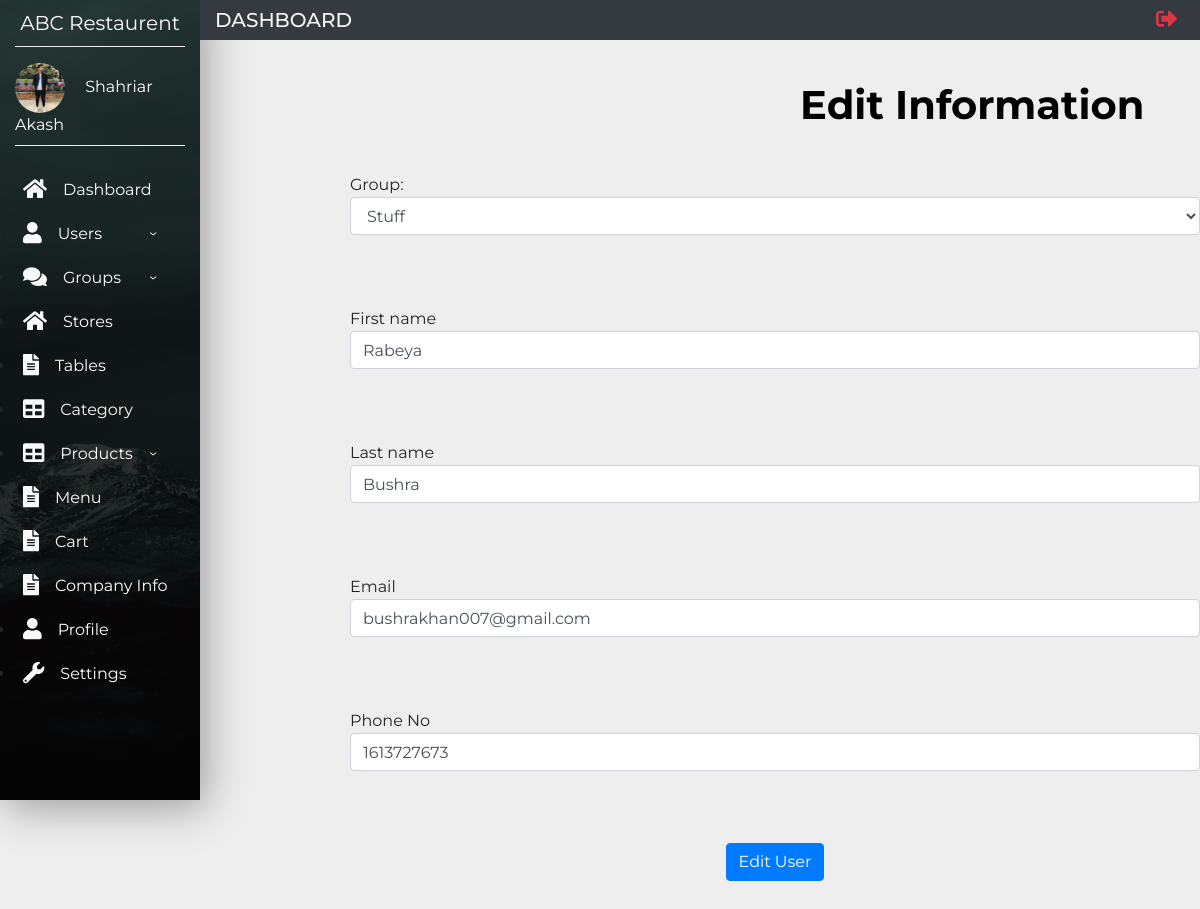
The page /views/edituser.php?id=2 (signed in) on the database its author committed.
### tables this page shows
CREATE TABLE `userinfo` (
  `userid` int(11) NOT NULL,
  `firstName` varchar(80) NOT NULL,
  `lastName` varchar(80) DEFAULT NULL,
  `email` varchar(80) NOT NULL,
  `password` varchar(80) NOT NULL,
  `groupId` int(11) NOT NULL,
  `gender` varchar(20) NOT NULL,
  `phoneNo` int(11) NOT NULL
);

CREATE TABLE `usergroup` (
  `groupId` int(11) NOT NULL,
  `groupName` varchar(50) NOT NULL,
  `description` varchar(1000) NOT NULL,
  `status` varchar(50) NOT NULL
);

### models/database.php (called while the page is built, shortened)
<?php
	$serverName="localhost";
	$username="root";
	$password="";
	$db_name="wt_project";
	function get($query)
	{
		$data=array();
		global $serverName,$username,$password,$db_name;
		$conn=mysqli_connect($serverName,$username,$password,$db_name);
		$result=mysqli_query($conn,$query);
		if(mysqli_num_rows($result) > 0)
		{
			while($row=mysqli_fetch_assoc($result))
			{
				$entity=array();
				foreach($row as $k=>$v)
				{
					$entity[$k]=$row[$k];
				}
				$data[]=$entity;
			}
		}
		return $data;
	}
?>

### controllers/edituserController.php (called while the page is built, shortened)
<?php
    include_once '../models/database.php';
    function getinfo($id)
    {
        $query="SELECT * FROM userinfo WHERE userId=$id";
        $user=get($query);
        return $user[0];
    }
?>

### controllers/groupsController.php (called while the page is built, shortened)
<?php
    include_once '../models/database.php';
    function getGroup($id)
    {
        $query="SELECT * FROM usergroup WHERE groupId=$id";
        $group=get($query);
        return $group[0];
    }
?>

### views/edituser.php (the view, shortened to what this page needs)
<?php
    include_once 'Main.php';
    include_once '../controllers/edituserController.php';
    include_once '../controllers/groupsController.php';
    $uId=$_GET['id'];
    $user=getinfo($uId);
    $grp=getGroup($user['groupId']);
?>
<div class='orderinner'>
   <h1 class="userh1"> <b> Edit Information </b> </h1>
   <form name="userform" onsubmit="return validate_adduser()" class="user_form" action="../controllers/edituserController.php" method="post">
        <br>
        Group:<br>
			<select name="groupId" id="groupId" class="form-control">
                <option disabled selected> <?php echo $grp['groupName'];?> </option>
            </select> <br><br><br>
        First name <br> <input class="form-control" type="text" id="fname" name="fname"   placeholder="Enter First Name" value="<?php echo $user['firstName'];?>">
        <br><span class="text-danger font-weight-bold" id="err_fname"></span>
        <br><br>
        Last name <br><input class="form-control" type="text" id="lname" name="lname"  placeholder="Enter Last Name" value="<?php echo $user['lastName'];?>"><br>
        <span class="text-danger font-weight-bold" id="err_lname"></span><br><br>
        Email <br> <input class="form-control" id="email"  type="text" name="email" id="email"  placeholder="Enter Email" value="<?php echo $user['email'];?>">
        <br><span class="text-danger font-weight-bold" id="err_email"></span><br><br>
        Phone No <br> <input class="form-control"  type="text" name="pnumber" id="pnumber"  placeholder="Enter Phone Number" value="<?php echo $user['phoneNo'];?>" ><br>
        <span class="text-danger font-weight-bold" id="err_number"></span><br><br>
		<div align="center">
        <p>	<input type="submit" name="add_user" class="btn btn-primary" value="Edit User"></p> <br>
        </div>
        <br><br><br>
	</form>
        </div>
<?php include_once('Adminfooter.php') ?>

### views/Main.php (shortened to what this page needs)
<?php
    include_once '../models/database.php';
    $id=$_COOKIE['name'];
    function GetUser($id)
    {
        $query="SELECT * FROM userinfo WHERE userId=$id";
        $user=get($query);
        return $user[0];
    }
    $user=GetUser($id);
    $userName=$user["firstName"].' '.$user["lastName"];
?>
<!doctype html>
<html lang="en">
<head>
    <link rel="stylesheet" href="https://stackpath.bootstrapcdn.com/bootstrap/4.1.1/css/bootstrap.min.css"
>
    <link rel="stylesheet" href="styles/Adduser.css">
    <link rel="stylesheet" href="styles/companyinfo.css">
    <link rel="stylesheet" href="styles/profile.css">
    <link rel="stylesheet" href="styles/setting.css">
    <link rel="stylesheet" href="styles/style.css">
    <link rel="stylesheet" href="styles/Addproduct.css">
    <link rel="stylesheet" href="styles/AddGroup.css">
    <link rel="stylesheet" href="styles/ManageGroup.css">
    <link rel="stylesheet" href="styles/ManageUser.css">
    <link rel="stylesheet" href="styles/store.css">
</head>
<body>
    <nav class="navbar navbar-expand-md navbar-light">
        <div class="collapse navbar-collapse" id="myNavbar">
            <div class="container-fluid">
                <div class="row">
                    <div class="col-xl-2 col-lg-3 col-md-4 sidebar fixed-top">
                        <a href="#"
                            class="navbar-brand text-white d-block mx-auto text-center py-2 mb-3 bottom-border">ABC
                            Restaurent</a>
                        <div class="bottom-border pb-2">
                            <img src="images/admin.jpg" width="50" class="rounded-circle mr-3">
                            <span class="text-white">
                            <?php
                                echo $userName;
                            ?>
                            </span>
                        </div>
                        <ul class="menu-ul flex-column mt-4">
                            <li class="nav-item"><a href="Dashboard.php" class="nav-link text-white p-2 mb-1 sidebar-link"><i
                                        class="fas fa-home text-light fa-lg mr-3"></i>Dashboard</a></li>
                            <li id="user-nav"><a href="#" class="nav-link text-white p-2 mb-1 sidebar-link ">
                              <i class="fas fa-user text-light fa-lg mr-3"></i>Users</a>
                            </li>
                            <li id="Group-nav"><a href="#" class="nav-link text-white p-2 mb-1 sidebar-link"><i
                                    class="fas fa-comments text-light fa-lg mr-3"></i>Groups</a>
                            </li>
                            <li class="nav-item"><a href="store.php" class="nav-link text-white p-2 mb-1 sidebar-link"><i
                                        class="fas fa-home text-light fa-lg mr-3"></i>Stores</a></li>
                            <li class="nav-item"><a href="tables.php" class="nav-link text-white p-2 mb-1 sidebar-link"><i
                                        class="fas fa-file-alt text-light fa-lg mr-3"></i>Tables</a></li>
                            <li class="nav-item"><a href="category.php" class="nav-link text-white p-2 mb-1 sidebar-link"><i
                                        class="fas fa-table text-light fa-lg mr-3"></i>Category</a></li>
                            <li id="product-nav"><a href="#" class="nav-link text-white p-2 mb-1 sidebar-link"><i
                                        class="fas fa-table text-light fa-lg mr-3"></i>Products</a>
                            <li class="nav-item"><a href="menu.php" class="nav-link text-white p-2 mb-1 sidebar-link"><i
                                        class="fas fa-file-alt text-light fa-lg mr-3"></i>Menu</a></li>
                            <li class="nav-item"><a href="cart.php" class="nav-link text-white p-2 mb-1 sidebar-link"><i
                                        class="fas fa-file-alt text-light fa-lg mr-3"></i>Cart</a></li>
                            <li class="nav-item"><a href="companyinfo.php" class="nav-link text-white p-2 mb-1 sidebar-link"><i
                                        class="fas fa-file-alt text-light fa-lg mr-3"></i>Company Info</a></li>
                            <li class="nav-item"><a href="profile.php?id=<?php echo $id; ?>" class="nav-link text-white p-2 mb-1 sidebar-link"><i
                                        class="fas fa-user text-light fa-lg mr-3"></i>Profile</a></li>
                            <li class="nav-item"><a href="setting.php?id=<?php echo $id; ?>" class="nav-link text-white p-2 mb-1 sidebar-link"><i
                                        class="fas fa-wrench text-light fa-lg mr-3"></i>Settings</a></li>
                        </ul>
                    </div>
                    <div class="col-xl-10 col-lg-9 col-md-8 ml-auto bg-dark fixed-top py-0 top-navbar">
                        <div class="row align-items-center">
                            <div class="col-md-4">
                                <h5 class="text-light text-uppercase mb-0">Dashboard</h5>
                            </div>
                            <div class="col-md-5">
                            </div>
                            <div class="col-md-3">
                                <ul class="navbar-nav">
                                    <li class="nav-item ml-md-auto"><a href="#" class="nav-link" data-toggle="modal" data-target="#sign-out"><i class="fas fa-sign-out-alt text-danger fa-lg"></i></a></li>
                  </ul>
                </div>
              </div>
            </div>
          </div>
        </div>
      </div>
    </nav>

### views/styles/Adduser.css (style rules this page uses)
.orderinner { padding-left: 350px; padding-top: 65px; }
.userh1 { margin-left: 450px; margin-bottom:20px; color: black; }

### views/styles/style.css (style rules this page uses)
body { font-family: 'Montserrat', sans-serif; background-color: #eee; }
.sidebar { height: 100vh; background: linear-gradient(rgba(0, 0, 0, .7), rgba(0, 0, 0, .9)), url(../images/img1.jpeg); background-position: center; background-repeat: no-repeat; background-size: cover; box-shadow: 5px 7px 40px #999; }
.menu-ul { margin-left: -40px; }
.bottom-border { border-bottom: 1px groove #eee; }
.sidebar-link { transition: all .4s; }

### rows shown on the page
userinfo: userName "Shahriar Akash"
usergroup: groupId "Stuff"
userinfo: fname "Rabeya", lname "Bushra", email "bushrakhan007@gmail.com", pnumber "1613727673"
